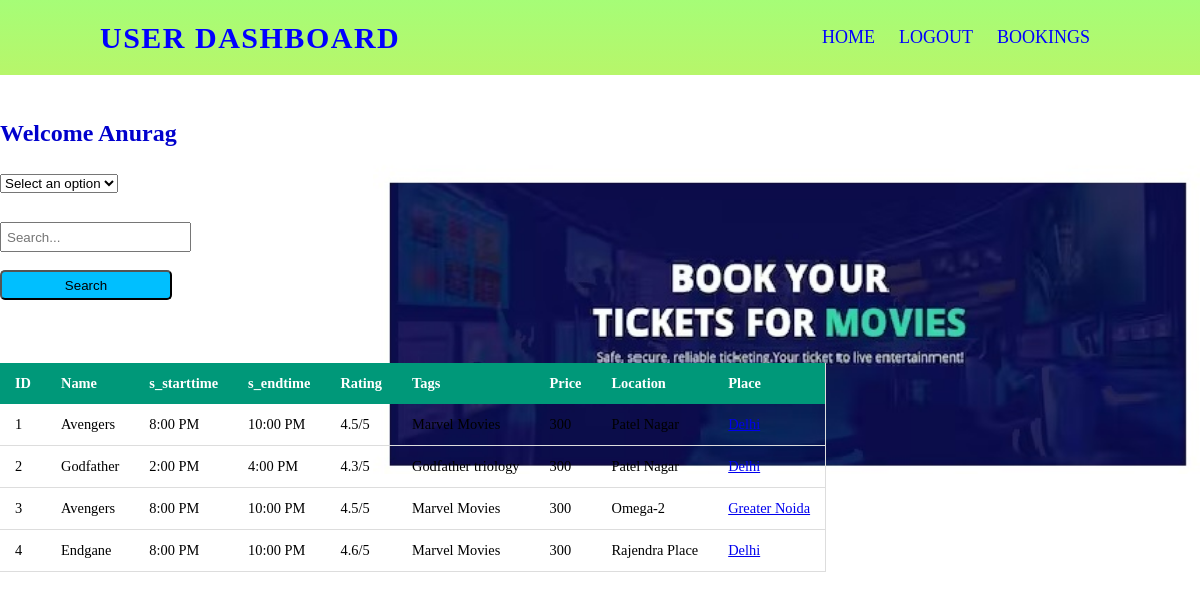
The app's page /userdashboard (signed in) with its own data.
### models.py (models this page shows, shortened)
class User(db.Model, UserMixin):
    u_id = db.Column(db.Integer(), primary_key=True)
    u_name = db.Column(db.String(50), nullable=False, unique=False)
    u_email = db.Column(db.String(100), nullable=False, unique=True)
    u_password = db.Column(db.String(50), nullable=False, unique=False)
    b_book = db.relationship('Booking', backref='user')

class Show(db.Model):
    s_id = db.Column(db.Integer(), primary_key=True)
    s_name = db.Column(db.String(100), nullable=False)
    s_starttime = db.Column(db.String(50), nullable=False)
    s_endtime = db.Column(db.String(50), nullable=False)
    s_ratings = db.Column(db.String(50), nullable=False)
    s_tags = db.Column(db.String(100), nullable=False)
    s_price = db.Column(db.Integer(), nullable=False)
    venue_id = db.Column(db.Integer(), db.ForeignKey('venue.v_id'))
    bookings = db.relationship("Booking", backref="show")

class Venue(db.Model):
    v_id = db.Column(db.Integer(), primary_key=True)
    v_name = db.Column(db.String(100), nullable=False)
    v_place = db.Column(db.String(100), nullable=False)
    v_location = db.Column(db.String(100), nullable=False)
    v_capacity = db.Column(db.Integer(), nullable=False)
    shows = db.relationship("Show", backref="s_venue")
    booking = db.relationship("Booking", backref="b_venue")

### app.py (the view)
@app.route("/userdashboard", methods=['GET', 'POST'])
@login_required
def userdash():
    b1 = Booking.query.all()
    v1 = Venue.query.all()
    shows = Show.query.all()
    return render_template("userdash.html", shows=shows, v1=v1, b1=b1)

### app.py (called while the page is built)
@login_manager.user_loader
def load_user(id):
    user = User.query.get(int(id))
    if user:
        return user
    admin = Admin.query.get(int(id))
    if admin:
        return admin

### Templates/userdash.html (shortened to what this page needs)
<!DOCTYPE html>
<html lang="en">
<head>
    <link rel="stylesheet" href="/static/style.css">
</head>
<body>
    <nav>
        <div class="logo">
            <p>User dashboard</p>
        </div>
        <ul>
            <li><a href="/userdashboard">Home</a></li>
            <li><a href="/logout">Logout</a></li>
            <li><a href="/userbooking/{{current_user.u_name}}">Bookings</a></li>
        </ul>
    </nav>
    <br><br><br>
    <div class="image">
        <img src="static/userdash.jpg" height="420">
    </div>
    <div class="table">
        <h2 style="color:mediumblue">Welcome {{ current_user.u_name }}</h2></br></br>
        <div class="form">
            <form action="{{ url_for('search') }}" method="post">
                <div class="dropdown">
                    <select name="search">
                        <option style="margin: auto;">Select an option</option>
                    </select>
                </div><br>
                <div class="placeholder">
                    <input type="text" name="searchplace" id="searchplace" placeholder="Search...">
                </div><br>
                <div class="search">
                    <input type="submit" value="Search">
                </div>
            </form>
        </div>
        <br><br><br><br><br><br><br><br><br><br>
        <table class="content-table">
            <thead>
                <tr>
                    <th>ID</th>
                    <th>Name</th>
                    <th>s_starttime</th>
                    <th>s_endtime</th>
                    <th>Rating</th>
                    <th>Tags</th>
                    <th>Price</th>
                    <th>Location</th>
                    <th>Place</th>
                </tr>
            </thead>
            {% for show in shows %}
            <tbody>
                <tr>
                    <td>{{ show.s_id }}</td>
                    <td>{{ show.s_name }}</td>
                    <td>{{ show.s_starttime }}</td>
                    <td>{{ show.s_endtime }}</td>
                    <td>{{ show.s_ratings }}</td>
                    <td>{{ show.s_tags }}</td>
                    <td>{{ show.s_price }}</td>
                    {% for v in v1 %}
                    {% if v.v_id == show.venue_id %}
                    {% if v.v_id != none %}
                    <td>{{v.v_location}}</td>
                    <td><a href="/placeshow/{{v.v_place}}">{{ v.v_place }}</a></td>
                    {% endif %}
                    {% endif %}
                    {% endfor %}
                </tr>
            </tbody>
            {% endfor %}
        </table>
    </div>
</body>
</html>

### static/style.css (style rules this page uses)
* { margin: 0px; padding: 0px; box-sizing: border-box; }
nav { width: 100%; height: 75px; line-height: 75px; padding: 0px 100px; position: fixed; background-image: linear-gradient(#a6fd77, #b7f66a); }
nav .logo p { font-size: 30px; font-weight: bold; float: left; color: blue; text-transform: uppercase; letter-spacing: 1.5px; cursor: pinter; }
nav ul { float: right; }
nav li { display: inline-block; list-style: none; }
nav li a { font-size: 18px; text-transform: uppercase; padding: 0px 10px; color: blue; text-decoration: none; }
.form { position: absolute; top: 12%; }
.form input { height: 100%; width: 100%; padding: 5px; margin-bottom: 10px; }
.form input[type=submit] { height: 30px; width: 30%; margin-left: 0px; color: black; background-color: deepskyblue; border-radius: 5px; }
.table { position: absolute; top: 15%; }
.table .content-table { border-collapse: collapse; margin: 25px, 0; font-size: 0.9em; min-width: 400px; border-right: 1px solid #dddddd; }
.content-table thead tr { background-color: #009879; color: #ffffff; text-align: left; font-weight: bold; }
.content-table th, .content-table td { padding: 12px 15px; }
.content-table tbody tr { border-bottom: 1px solid #dddddd; }
.table .form .search { height: 10px; width: 300%; }
.table .form .dropdown { height: 30px; width: 100%; }
.table .form .placeholder { height: 30px; width: 100%; }
.image { float: right; top: 15px; }

### records on screen
User: u_name "Anurag"
Show: s_id "1", s_name "Avengers", s_starttime "8:00 PM", s_endtime "10:00 PM", s_ratings "4.5/5", s_tags "Marvel Movies"
Venue: v_location "Patel Nagar", v_place "Delhi"
Show: s_id "2", s_name "Godfather", s_starttime "2:00 PM", s_endtime "4:00 PM", s_ratings "4.3/5", s_tags "Godfather triology", s_price "300"
Show: s_id "3", s_name "Avengers", s_starttime "8:00 PM", s_endtime "10:00 PM", s_ratings "4.5/5", s_tags "Marvel Movies", s_price "300"
Venue: v_location "Omega-2", v_place "Greater Noida"
Show: s_id "4", s_name "Endgane", s_starttime "8:00 PM", s_endtime "10:00 PM", s_ratings "4.6/5", s_tags "Marvel Movies", s_price "300"
Venue: v_location "Rajendra Place", v_place "Delhi"
